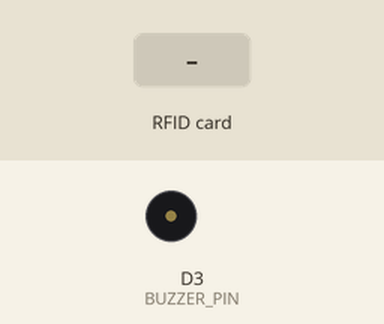
Recording of a sketch running on a simulated ESP8266 (NodeMCU). Parts: buzzer (waves = sounding, pin HIGH). Inputs (shaded band) come from the test bench. WiFi joins after 1.5 s; servers stay silent unless stated; what the sketch prints to the serial monitor is not drawn.

Above: at 2.7 s.
2.8 s: RFID card 5E 7A 19 C4 held to the reader
At 2.94 s:
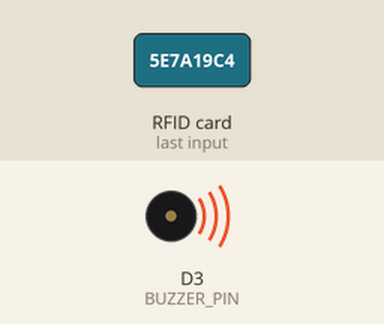
Timing chart, 0 to 5.8 s (numbered marks = the images above; inputs shaded):
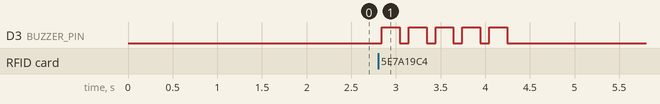

The sketch:

Gate_Buzzer.ino
```cpp
/*
 * RFID GATE SYSTEM (NodeMCU ESP-12E)
 * Detects book exit and buzzes if NOT issued.
 */

#include <ESP8266WiFi.h>
#include <ESP8266HTTPClient.h>
#include <SPI.h>
#include <MFRC522.h>

// RFID pins
#define RST_PIN D1
#define SS_PIN  D2
MFRC522 rfid(SS_PIN, RST_PIN);

// BUZZER pin
#define BUZZER_PIN D3

const char* WIFI_SSID = "";
const char* WIFI_PASS = "";
const char* SERVER_IP = "192.xxx.xxx.xxx";
const int SERVER_PORT = 3000;

const byte BOOK_BLOCK_ID = 5;

// ============= CONNECT TO WIFI =============
void connectWiFi() {
  WiFi.mode(WIFI_STA);
  WiFi.begin(WIFI_SSID, WIFI_PASS);

  Serial.print("Connecting WiFi");
  while (WiFi.status() != WL_CONNECTED) {
    delay(500);
    Serial.print(".");
  }

  Serial.println("\nWiFi Connected!");
  Serial.print("IP: ");
  Serial.println(WiFi.localIP());
}

// ============= READ RFID DATA =============
String readBlock(byte block) {
  MFRC522::StatusCode status;
  byte buffer[18];
  byte size = sizeof(buffer);

  status = rfid.MIFARE_Read(block, buffer, &size);
  if (status != MFRC522::STATUS_OK) return "";

  String val = "";
  for (byte i = 0; i < 16; i++)
    if (buffer[i] > 32 && buffer[i] < 126)
      val += (char)buffer[i];

  val.trim();
  return val;
}

// ============= SEND GET REQUEST TO SERVER =============
bool checkBookIssued(String bookUID) {
  if (WiFi.status() != WL_CONNECTED) {
    Serial.println("WiFi NOT connected!");
    return false;
  }

  WiFiClient client;
  HTTPClient http;

  String url = "http://" + String(SERVER_IP) + ":" + String(SERVER_PORT) + "/check?book_uid=" + bookUID;

  http.begin(client, url);
  int code = http.GET();

  Serial.printf("Server Response Code: %d\n", code);

  if (code <= 0) {
    Serial.println("HTTP ERROR!");
    return false;
  }

  String response = http.getString();
  Serial.println("Server says: " + response);

  // FIX: Check "ok":true instead of "issued":true
  bool isIssued = (response.indexOf("\"ok\":true") != -1);

  http.end();
  return isIssued;
}

// ============= BUZZER ALERT =============
void buzzAlert() {
  Serial.println("BUZZER ALERT! Unauthorized Book!");

  for (int i = 0; i < 5; i++) {
    digitalWrite(BUZZER_PIN, HIGH);
    delay(200);
    digitalWrite(BUZZER_PIN, LOW);
    delay(100);
  }
}

// ============= WAIT FOR CARD REMOVAL =============
void waitForCardRemoval() {
  while (rfid.PICC_IsNewCardPresent() || rfid.PICC_ReadCardSerial())
    delay(50);
}

// ============= SETUP =============
void setup() {
  Serial.begin(115200);
  SPI.begin();
  rfid.PCD_Init();

  pinMode(BUZZER_PIN, OUTPUT);
  digitalWrite(BUZZER_PIN, LOW);

  connectWiFi();

  Serial.println("Gate Security System Ready!");
}

// ============= MAIN LOOP =============
void loop() {

  if (!rfid.PICC_IsNewCardPresent() || !rfid.PICC_ReadCardSerial())
    return;

  Serial.println("Book detected at gate!");

  MFRC522::MIFARE_Key key;
  for (byte i = 0; i < 6; i++) key.keyByte[i] = 0xFF;

  MFRC522::StatusCode status =
      rfid.PCD_Authenticate(MFRC522::PICC_CMD_MF_AUTH_KEY_A, BOOK_BLOCK_ID, &key, &(rfid.uid));

  String bookUID = "";
  if (status == MFRC522::STATUS_OK)
    bookUID = readBlock(BOOK_BLOCK_ID);

  Serial.println("Book UID: " + bookUID);

  rfid.PICC_HaltA();
  rfid.PCD_StopCrypto1();

  waitForCardRemoval();

  if (bookUID == "") {
    Serial.println("Invalid book card → Buzz!");
    buzzAlert();
    return;
  }

  bool allowed = checkBookIssued(bookUID);

  if (allowed) {
    Serial.println("Book is issued. Gate open.");
    digitalWrite(BUZZER_PIN, LOW);
  } else {
    Serial.println("Book NOT issued → BUZZER ON!");
    buzzAlert();
  }

  delay(500);
}
```

Measured:
- after the input at 2.8 s, D3 (BUZZER_PIN): alternates HIGH for 0.20 s and LOW for 0.10 s, 10 changes in all, then stays LOW, starting at once
